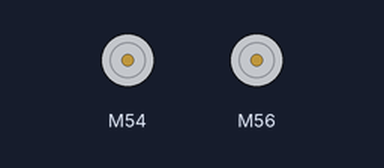
A sketch run on a simulated Arduino Mega 2560, built with avr-gcc and run on an emulated ATmega2560. On the bench: 2 × DC motor (green arrow = forward, orange = backward, longer = faster).

Above: at 0.2 s.
At 2.2 s:
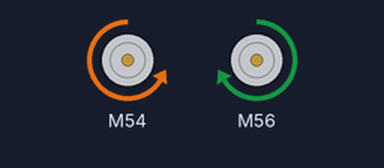
At 6.2 s:
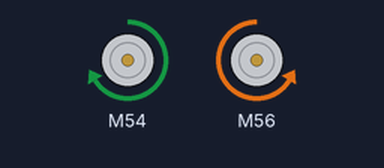
At 9.0 s:
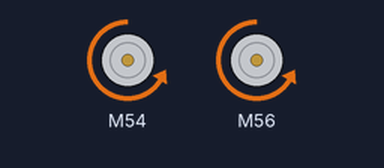
Timing chart, 0 to 10.4 s (numbered marks = the images above):
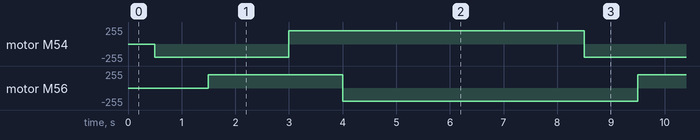

Measured:
- by itself, motor M54: alternates forward 200/255 for 5.5 s and backward 200/255 for 2.5 s
- by itself, motor M56: alternates forward 200/255 for 2.5 s and backward 200/255 for 5.5 s

The sketch:

Pratica_Motor.ino
```cpp
#include <SparkFun_TB6612.h> // biblioteca Para o controle dos motores


#define AIN1 A0
#define AIN2 A1
#define PWMA A9

#define BIN1 A2
#define BIN2 A3
#define PWMB A10

#define STBY 13

const int offsetA = 1;
const int offsetB = 1;


Motor m1 = Motor(AIN1, AIN2, PWMA, offsetA, STBY);
Motor motor2 = Motor(BIN1, BIN2, PWMB, offsetB, STBY);
void setup()
{

}


void loop()
{

   decisao();

}

void robo_frente()  //função para mover o robô para frente
{
     m1.drive(-200,1000);
     motor2.drive(200,1000);

}

void robo_atras() //função para mover o robô para atras
{
     m1.drive(200,1000);
     motor2.drive(-200,1000);

}

void robo_esquerda() //função para mover o robô para esquerda
{
     m1.drive(200,1000);
     motor2.drive(-200,1000);

}

void robo_parado() //função para parar o robô
{

  brake(m1, motor2);
}

void decisao() //função para decidir a ação do robô
{

  delay(500);
  robo_frente();
  delay(500);
  robo_esquerda();
  delay(500);
  robo_atras();
  delay(500);

}
```
